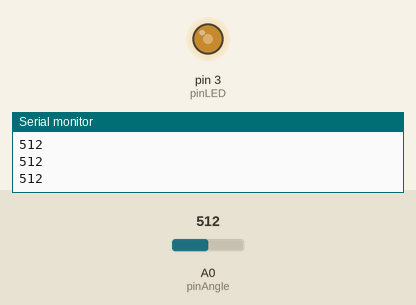
Simulated run of this sketch. Board: Arduino Uno, built with avr-gcc and run on an emulated ATmega328P. Shown: output pins drawn as LEDs (lit = HIGH), the last lines printed to the serial monitor. The test bench sets the inputs (shaded band); at power-on: A0 (pinAngle) = 512.

Above: at 1.2 s.
1.3 s: A0 (pinAngle) set to 716
At 2.5 s:
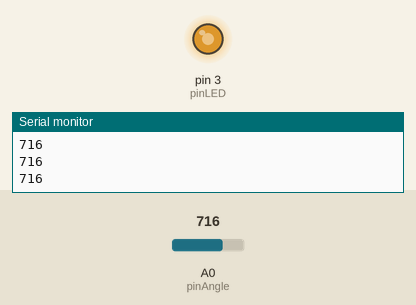
2.8 s: A0 (pinAngle) set to 900
At 4.0 s:
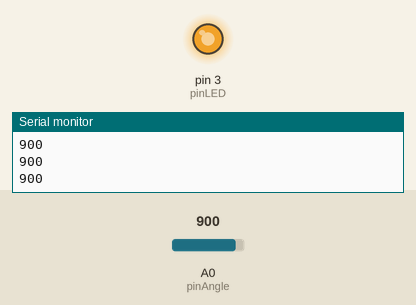
4.3 s: A0 (pinAngle) set to 122
At 5.3 s:
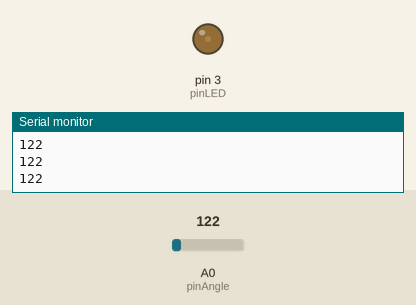
5.8 s: A0 (pinAngle) set to 0
At 6.6 s:
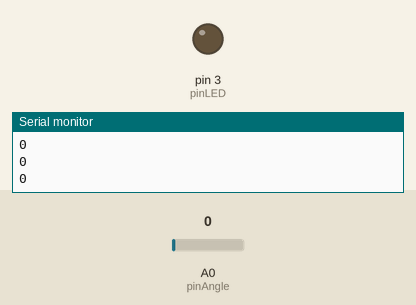
7.3 s: A0 (pinAngle) set to 511
At 7.9 s:
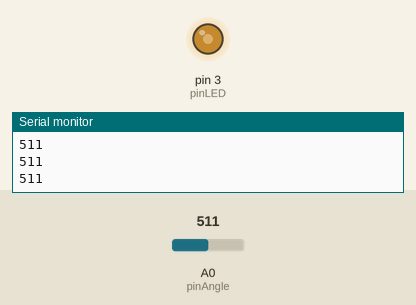
Timing chart, 0 to 9.8 s (numbered marks = the images above; inputs shaded):
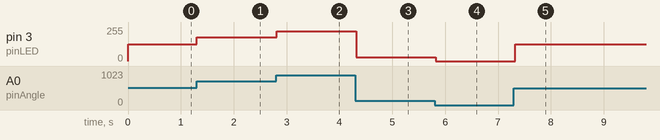

Measured:
- after the input at 1.3 s, pin 3 (pinLED): 127/255 → 178/255 at once
- after the input at 2.8 s, pin 3 (pinLED): 178/255 → 224/255 at once
- after the input at 4.3 s, pin 3 (pinLED): 224/255 → 30/255 at once
- after the input at 5.8 s, pin 3 (pinLED): 30/255 → 0/255 at once
- after the input at 7.3 s, pin 3 (pinLED): 0/255 → 127/255 at once

The sketch:

_7.3b.ino
```cpp
// 7.3b 明るさ調整ボリューム

// Rotary Angle Sensor（角度センサ）を Groveの A0 にさす
const int pinAngle = A0;

// LED SocketにLEDをさし（LEDの長い足が＋、短い足が－）
// ケーブルをGroveのD3にさす
const int pinLED = 3;

// 初期設定
void setup() {
  pinMode(pinAngle, INPUT); // pinAngleで指定した番号のピンを、入力モードにする
  pinMode(pinLED, OUTPUT);  // pinLEDで指定した番号のピンを、出力モードにする

  // 以下は角度センサの値を数字で見るための処理
  // 「ツール」メニュー→「シリアルモニタ」で数字が見られる
  Serial.begin(9600);
}

// メインの処理、この中の命令が繰り返し実行される
void loop() {
  int angle = analogRead(pinAngle); // pinAngleの値を取得
  Serial.println(angle);           // シリアルモニタに値を出力

  // 角度の値の範囲（0～1023）をLEDの明るさの範囲（0～255）に変換して
  int brightness = map(angle, 0, 1023, 0, 255);
  analogWrite(pinLED, brightness);  // LEDをbrightnessの強さで光らせる

  delay(100);                       // 少し待ってから次の値を取得する
}
```
